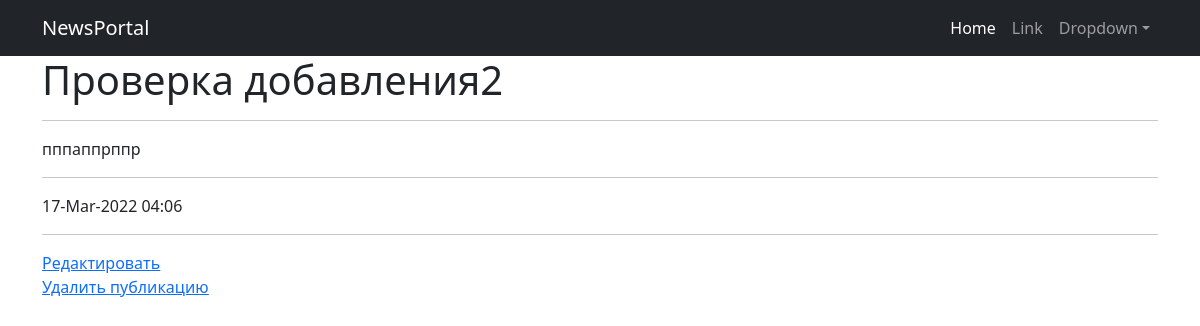
Page /news/news/13 on the committed database.
### newspage/models.py (models this page shows, shortened)
class Post(models.Model):
    news = 'N'
    article = 'A'
    type = [
        (news, 'Новость'),
        (article, 'Статья')
    ]
    type_post = models.CharField(max_length=1, choices=type, default=article)
    author = models.ForeignKey(Author, on_delete=models.CASCADE)
    time_write = models.DateTimeField(auto_now_add=True)
    title = models.CharField(max_length=255, blank=False)
    text = models.TextField()
    rating = models.IntegerField(default=0)

### newspage/views.py (the view)
# urls.py: path('news/<int:pk>', PostText.as_view(), name='post'),
class PostText(DetailView):
    model = Post
    template_name = 'post.html'
    context_object_name = 'post'
    def get_context_data(self, **kwargs):
        context = super().get_context_data(**kwargs)
        context['time_now'] = datetime.time()
        context['value1'] = None
        return context

### newspage/templatetags/custom_filters.py (called while the page is built)
@register.filter(name='censor')
def censor(value, arg):
    censor_words = ['булок', 'плюшек', 'пирожков', 'статья']  # ненормативная лексика
    ln = len(censor_words)
    filtred_text = ''
    string = ''
    pattern = '*'  # замена
    for i in value:
        string += i
        string2 = string.lower()
        flag = 0
        for j in censor_words:
            if not string2 in j:
                flag += 1
            if string2 == j:
                filtred_text += pattern * len(string)
                flag -= 1
                string = ''
        if flag == ln:
            filtred_text += string
            string = ''
    if string2 != '' and string2 not in censor_words:
        filtred_text += string
    elif string2 != '':
        filtred_text += pattern * len(string)
    return filtred_text

### templates/post.html (shortened to what this page needs)
{% extends 'flatpages/default.html' %}
{% load custom_filters %}
{% block content %}
<h1> {{ post.title | censor:'булок' }} </h1>
    <hr>
{{ post.text | censor:'булок' }}
    <hr>
{{ post.time_write | date:'d-M-Y h:i' }}
<hr>
    <a href="{% url 'post_edit' post.id %}"><u>Редактировать</u></a><br>
    <a href="{% url 'post_delete' post.id %}"><u>Удалить публикацию</u></a>
{% endblock content %}

### rows in the picture
Post: title|censor "Проверка добавления2", text|censor "пппаппрппр", time_write "17-Mar-2022 04:06"
